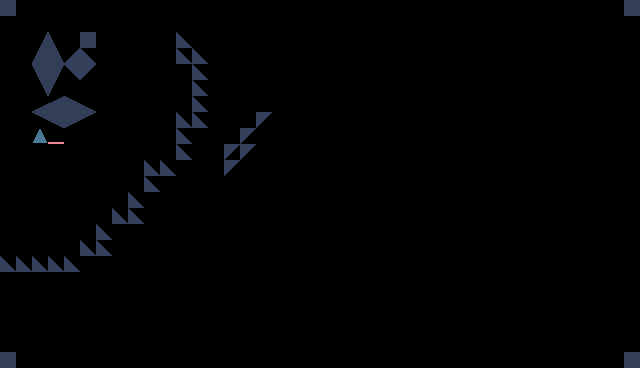

A level layout from a 2D game, rendered from its tile map. Below: a short description, then the map file with its tile-grid data intact:
An orthogonal 40x23 tile map with 16x16 px tiles, 1 tile layer (Level1).

<map version="1.10" tiledversion="1.10.2" orientation="orthogonal" renderorder="right-down" width="40" height="23" tilewidth="16" tileheight="16" infinite="0" nextlayerid="2" nextobjectid="1">
 <editorsettings>
  <export target="Levels.json" format="json" />
 </editorsettings>
 <tileset firstgid="1" source="tiles/Tiles.tsx" />
 <layer id="1" name="Level1" width="40" height="23">
  <data encoding="csv">
8,0,0,0,0,0,0,0,0,0,0,0,0,0,0,0,0,0,0,0,0,0,0,0,0,0,0,0,0,0,0,0,0,0,0,0,0,0,0,8,
0,0,0,0,0,0,0,0,0,0,0,0,0,0,0,0,0,0,0,0,0,0,0,0,0,0,0,0,0,0,0,0,0,0,0,0,0,0,0,0,
0,0,5,6,0,8,0,0,0,0,0,12,0,0,0,0,0,0,0,0,0,0,0,0,0,0,0,0,0,0,0,0,0,0,0,0,0,0,0,0,
0,0,9,10,11,12,0,0,0,0,0,12,12,0,0,0,0,0,0,0,0,0,0,0,0,0,0,0,0,0,0,0,0,0,0,0,0,0,0,0,
0,0,13,14,15,16,0,0,0,0,0,0,12,0,0,0,0,0,0,0,0,0,0,0,0,0,0,0,0,0,0,0,0,0,0,0,0,0,0,0,
0,0,17,18,0,0,0,0,0,0,0,0,12,0,0,0,0,0,0,0,0,0,0,0,0,0,0,0,0,0,0,0,0,0,0,0,0,0,0,0,
0,0,21,22,23,24,0,0,0,0,0,0,12,0,0,0,0,0,0,0,0,0,0,0,0,0,0,0,0,0,0,0,0,0,0,0,0,0,0,0,
0,0,25,26,27,28,0,0,0,0,0,12,12,0,0,0,16,0,0,0,0,0,0,0,0,0,0,0,0,0,0,0,0,0,0,0,0,0,0,0,
0,0,29,30,0,0,0,0,0,0,0,12,0,0,0,16,0,0,0,0,0,0,0,0,0,0,0,0,0,0,0,0,0,0,0,0,0,0,0,0,
0,0,0,0,0,0,0,0,0,0,0,12,0,0,16,16,0,0,0,0,0,0,0,0,0,0,0,0,0,0,0,0,0,0,0,0,0,0,0,0,
0,0,0,0,0,0,0,0,0,12,12,0,0,0,16,0,0,0,0,0,0,0,0,0,0,0,0,0,0,0,0,0,0,0,0,0,0,0,0,0,
0,0,0,0,0,0,0,0,0,12,0,0,0,0,0,0,0,0,0,0,0,0,0,0,0,0,0,0,0,0,0,0,0,0,0,0,0,0,0,0,
0,0,0,0,0,0,0,0,12,0,0,0,0,0,0,0,0,0,0,0,0,0,0,0,0,0,0,0,0,0,0,0,0,0,0,0,0,0,0,0,
0,0,0,0,0,0,0,12,12,0,0,0,0,0,0,0,0,0,0,0,0,0,0,0,0,0,0,0,0,0,0,0,0,0,0,0,0,0,0,0,
0,0,0,0,0,0,12,0,0,0,0,0,0,0,0,0,0,0,0,0,0,0,0,0,0,0,0,0,0,0,0,0,0,0,0,0,0,0,0,0,
0,0,0,0,0,12,12,0,0,0,0,0,0,0,0,0,0,0,0,0,0,0,0,0,0,0,0,0,0,0,0,0,0,0,0,0,0,0,0,0,
12,12,12,12,12,0,0,0,0,0,0,0,0,0,0,0,0,0,0,0,0,0,0,0,0,0,0,0,0,0,0,0,0,0,0,0,0,0,0,0,
0,0,0,0,0,0,0,0,0,0,0,0,0,0,0,0,0,0,0,0,0,0,0,0,0,0,0,0,0,0,0,0,0,0,0,0,0,0,0,0,
0,0,0,0,0,0,0,0,0,0,0,0,0,0,0,0,0,0,0,0,0,0,0,0,0,0,0,0,0,0,0,0,0,0,0,0,0,0,0,0,
0,0,0,0,0,0,0,0,0,0,0,0,0,0,0,0,0,0,0,0,0,0,0,0,0,0,0,0,0,0,0,0,0,0,0,0,0,0,0,0,
0,0,0,0,0,0,0,0,0,0,0,0,0,0,0,0,0,0,0,0,0,0,0,0,0,0,0,0,0,0,0,0,0,0,0,0,0,0,0,0,
0,0,0,0,0,0,0,0,0,0,0,0,0,0,0,0,0,0,0,0,0,0,0,0,0,0,0,0,0,0,0,0,0,0,0,0,0,0,0,0,
8,0,0,0,0,0,0,0,0,0,0,0,0,0,0,0,0,0,0,0,0,0,0,0,0,0,0,0,0,0,0,0,0,0,0,0,0,0,0,8
</data>
 </layer>
</map>
